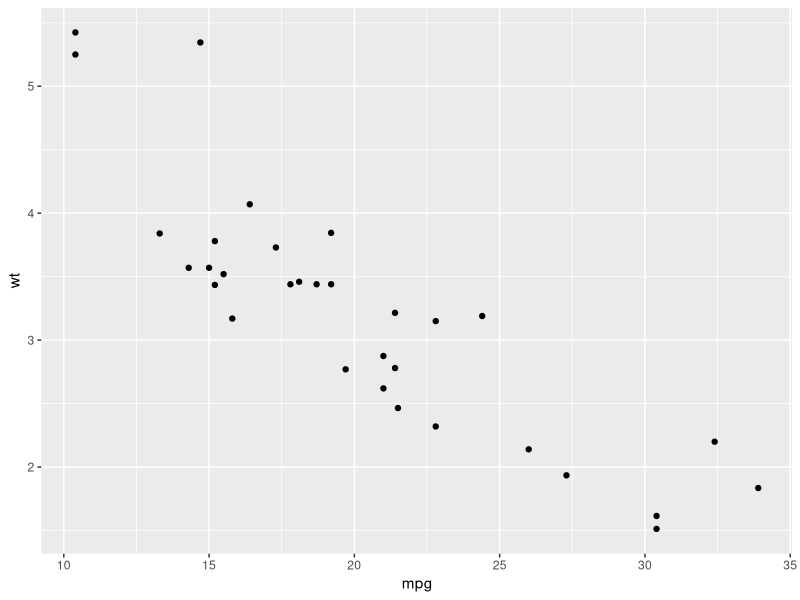

Recreate this plot in R.
library(ggplot2)


### Name: summary.ggplot
### Title: Displays a useful description of a ggplot object
### Aliases: summary.ggplot
### Keywords: internal

### ** Examples

p <- ggplot(mtcars, aes(mpg, wt)) +
  geom_point()
summary(p)



